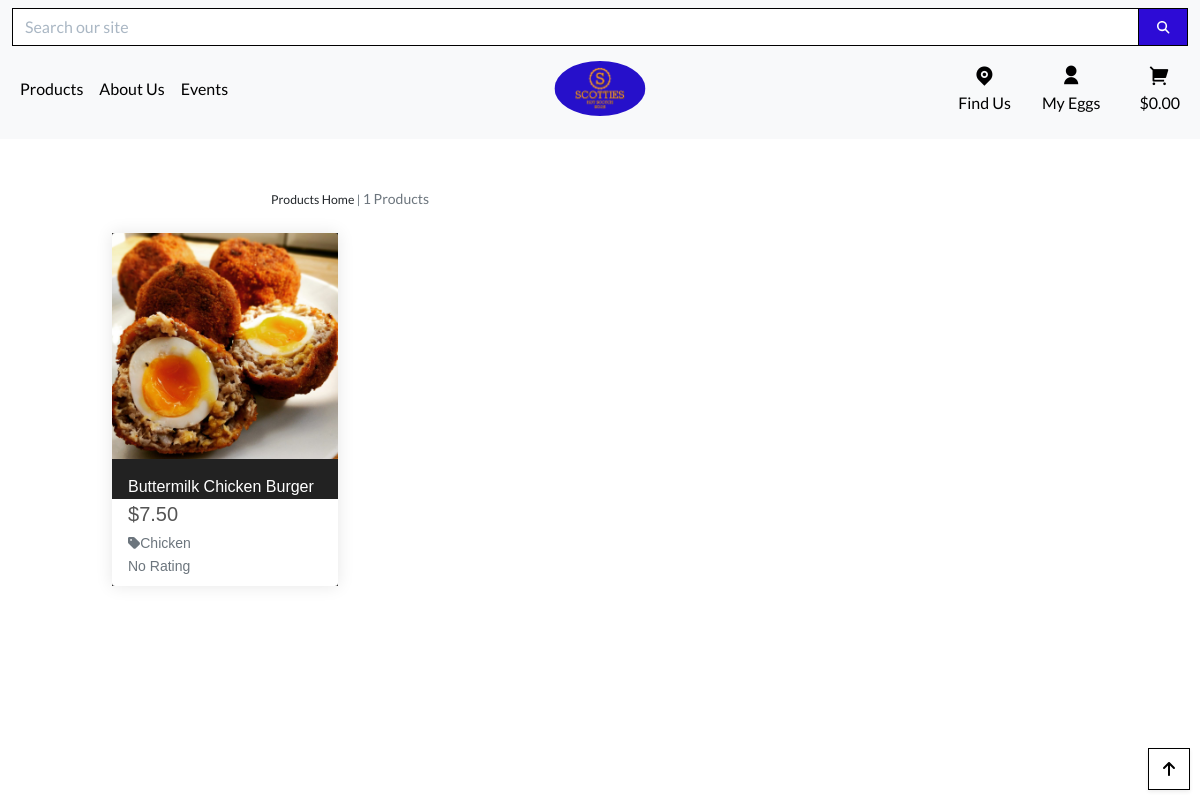
The page /products/?category=Chicken on the database as committed earlier.
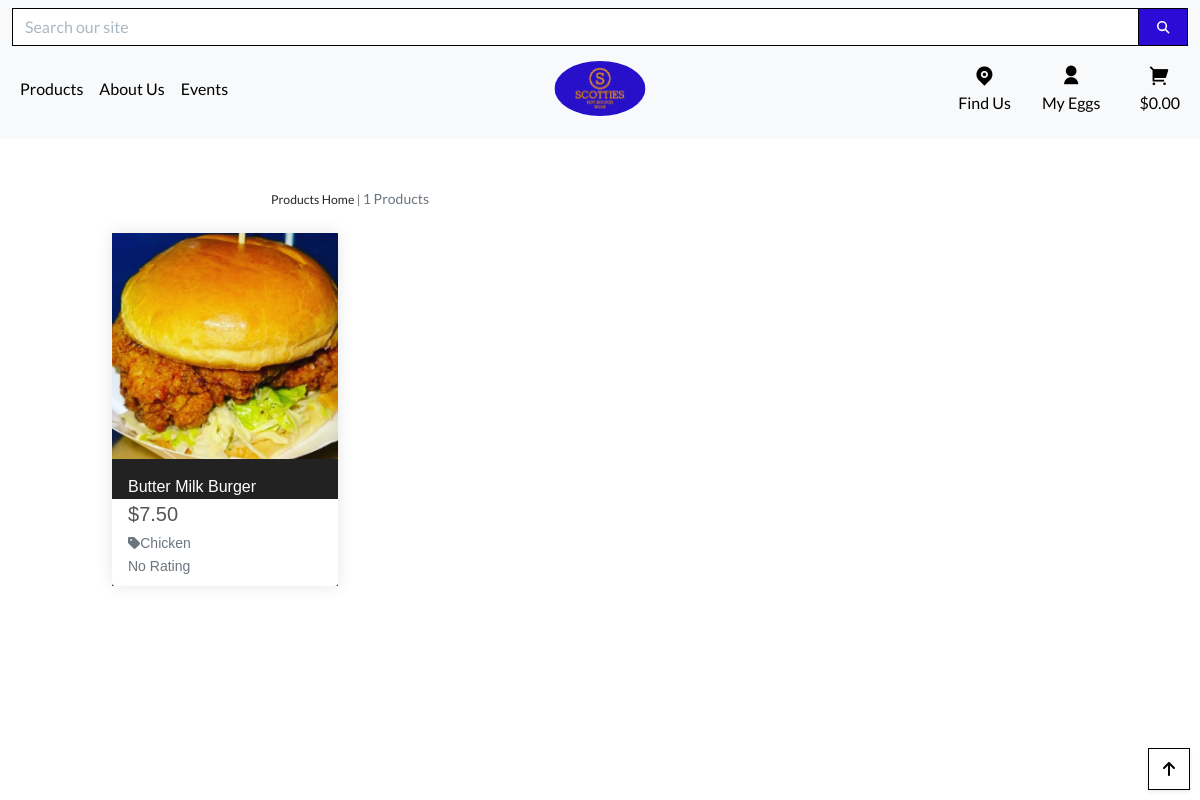
The same page on the database as committed later.
### products/models.py (models this page shows, shortened)
class Product(models.Model):
    category = models.ForeignKey('Category', null=True, blank=True, on_delete=models.SET_NULL)
    sku = models.CharField(max_length=254, null=True, blank=True)
    name = models.CharField(max_length=254)
    description = models.TextField()
    price = models.DecimalField(max_digits=6, decimal_places=2)
    image_url = models.URLField(max_length=1024, null=True, blank=True)
    image = models.ImageField(null=True, blank=True)

class Category(models.Model):
    name = models.CharField(max_length=254)
    friendly_name = models.CharField(max_length=254, null=True, blank=True)

### products/views.py (the view, shortened to what this page needs)
# urls.py: path('', views.all_products, name='products'),
def all_products(request):
    products = Product.objects.all()
    category = request.GET.get('category')
    query = None
    categories = None
    sort = None
    direction = None
    if request.GET:
        if 'category' in request.GET:
            categories = request.GET['category'].split(',')
            products = products.filter(category__name__in=categories)
            categories = Category.objects.filter(name__in=categories)
        if category:
            products = products.filter(category__name=category)
    current_sorting = f'{sort}_{direction}'
    context = {
        'products': products,
        'search_term': query,
        'current_categories': categories,
        'current_sorting': current_sorting,
        'current_category': category,
    }
    return render(request, 'products/products.html', context)

### bag/contexts.py (called while the page is built, shortened)
def bag_contents(request):
    bag_items = []
    total = 0
    product_count = 0
    bag = request.session.get('bag', {})
    if total < settings.FREE_DELIVERY_THRESHOLD:
        delivery = total * Decimal(settings.STANDARD_DELIVERY_PERCENTAGE / 100)
        free_delivery_delta = settings.FREE_DELIVERY_THRESHOLD - total
    else:
        delivery = 0
        free_delivery_delta = 0
    grand_total = delivery + total
    context = {
        'bag_items': bag_items,
        'total': total,
        'product_count': product_count,
        'delivery': delivery,
        'free_delivery_delta': free_delivery_delta,
        'free_delivery_threshold': settings.FREE_DELIVERY_THRESHOLD,
        'grand_total': grand_total,
    }
    return context

### products/templates/products/products.html (shortened to what this page needs)
{% extends "base.html" %}
{% load static %}
{% block page_header %}
<div class="container header-container">
</div>
{% endblock %}
{% block content %}
<div class="overlay"></div>
<div class="container-fluid">
    <div class="row">
        <div class="product-container col-10 offset-1">
            <div class="row mt-1 mb-2">
                <div class="col-12 col-md-6 order-md-first">
                    <p class="text-muted mt-3 text-center text-md-left">
                        {% if search_term or current_categories or current_sorting != 'None_None' %}
                        <span class="small"><a href="{% url 'products' %}">Products Home</a> | </span>
                        {% endif %}
                        {{ products|length }} Products
                    </p>
                </div>
            </div>
            <div class="row">
                {% for product in products %}
                <div class="col-sm-6 col-md-6 col-lg-4 col-xl-3">
                    <div class="card h-100 border-0">
                        {% if product.image %}
                        <a href="{% url 'product_detail' product.id %}">
                            <img class="card-img-top img-fluid" src="{{ product.image.url }}" alt="{{ product.name }}">
                        </a>
                        {% else %}
                        <a href="{% url 'product_detail' product.id %}">
                            <img class="card-img-top img-fluid" src="{{ MEDIA_URL }}noimage.png"
                                alt="{{ product.name }}">
                        </a>
                        {% endif %}
                        <div class="card-body pb-0">
                            <p class="mb-0 text-white">{{ product.name }}</p>
                        </div>
                        <div class="card-footer bg-white pt-0 border-0 text-left">
                            <div class="row">
                                <div class="col">
                                    <p class="lead mb-0 text-left font-weight-bold">${{ product.price }}</p>
                                    {% if product.category %}
                                    <p class="small mt-1 mb-0">
                                        <a class="text-muted"
                                            href="{% url 'products' %}?category={{ product.category.name }}">
                                            <i class="fas fa-tag mr-1"></i>{{ product.category.friendly_name }}
                                        </a>
                                    </p>
                                    {% endif %}
                                    {% if product.rating %}
                                    <small class="text-muted"><i class="fas fa-star mr-1"></i>{{ product.rating }} /
                                        5</small>
                                    {% else %}
                                    <small class="text-muted">No Rating</small>
                                    {% endif %}
                                </div>
                            </div>
                        </div>
                    </div>
                </div>
                {% endfor %}
            </div>
        </div>
    </div>
</div>
<div class="btt-button shadow-sm rounded-0 border border-black">
    <a class="btt-link d-flex h-100">
        <i class="fas fa-arrow-up text-black mx-auto my-auto"></i>
    </a>
</div>
{% endblock %}

Rows that differ between the two databases and show on the page:
no longer on this page (row edited): Product: image (picture), name "Buttermilk Chicken Burger", price "7.50", category.friendly_name "Chicken"
now on this page (row edited): Product: image (picture), name "Butter Milk Burger", price "7.50", category.friendly_name "Chicken"
